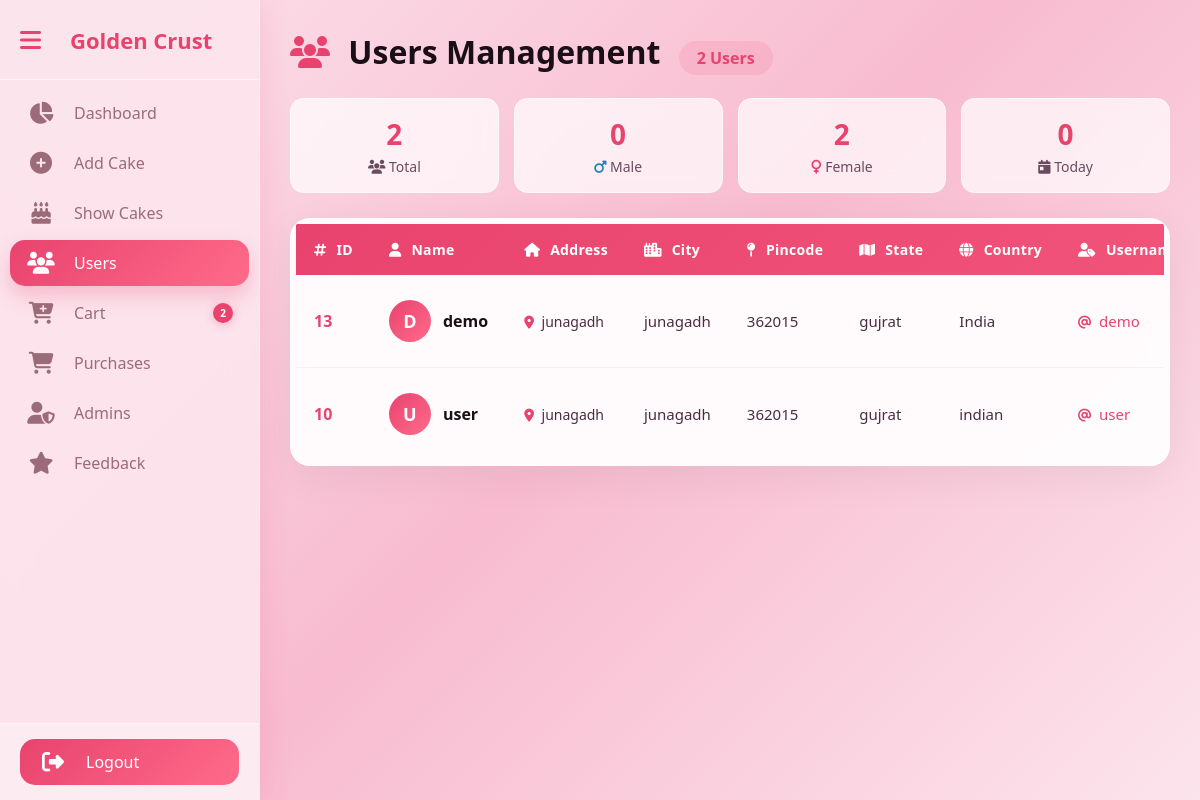
The page /admin/users.php (signed in) on the database as committed earlier.
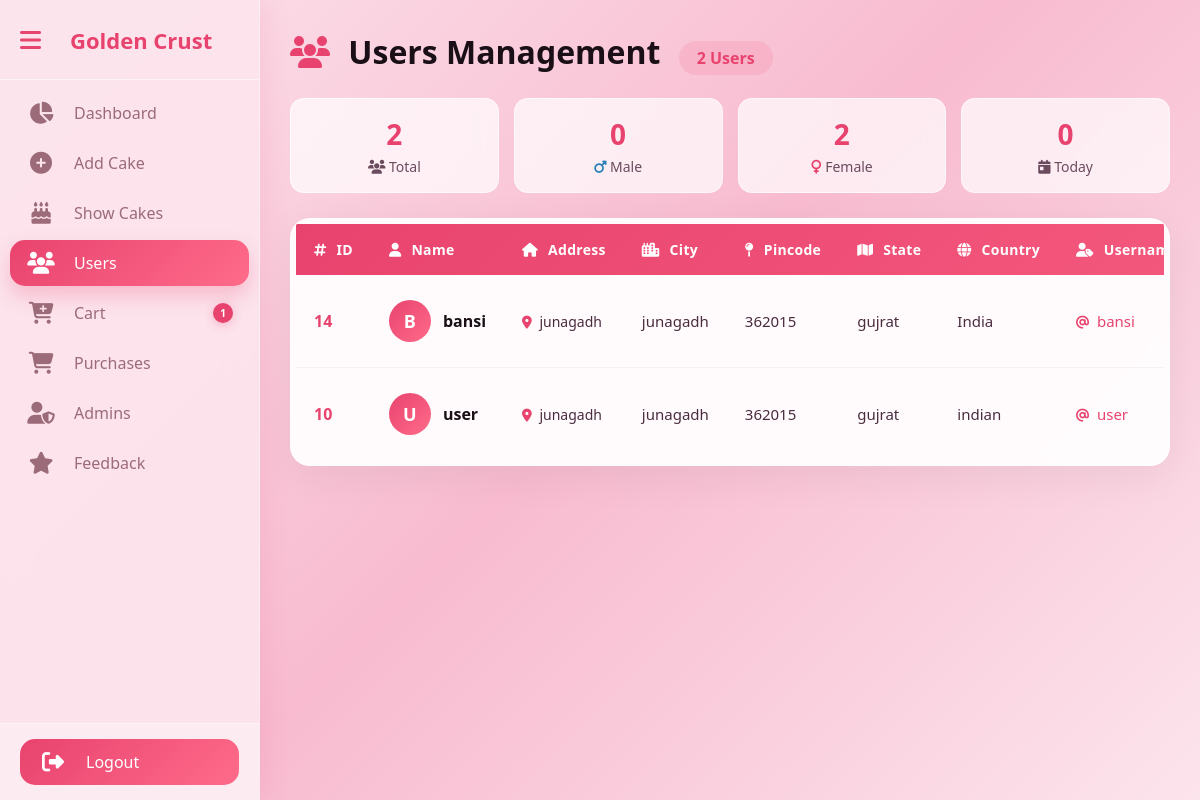
The same page on the database as committed later.
### tables this page shows
CREATE TABLE `users` (
  `id` int(11) NOT NULL,
  `name` varchar(100) NOT NULL,
  `address` text DEFAULT NULL,
  `city` varchar(100) DEFAULT NULL,
  `pincode` varchar(10) DEFAULT NULL,
  `state` varchar(100) DEFAULT NULL,
  `country` varchar(100) DEFAULT NULL,
  `username` varchar(100) DEFAULT NULL,
  `email` varchar(100) NOT NULL,
  `dob` date DEFAULT NULL,
  `password` varchar(100) NOT NULL,
  `gender` enum('Male','Female','Other') DEFAULT NULL,
  `mobileno` varchar(15) DEFAULT NULL,
  `created_at` timestamp NOT NULL DEFAULT current_timestamp(),
  `phone` varchar(20) DEFAULT NULL
);

### admin/users.php (the view, shortened to what the changed rows need)
<?php
$conn = mysqli_connect("localhost","root","","golden_crust");
$result = mysqli_query($conn,"SELECT * FROM users ORDER BY id DESC");
$total_users = mysqli_num_rows($result);
?>
<!DOCTYPE html>
<html>
<head>
    <link rel="stylesheet" href="https://cdnjs.cloudflare.com/ajax/libs/font-awesome/6.4.0/css/all.min.css">
</head>
<body>
<?php include "includes/sidebar.php"; ?>
<div class="main" id="main">
    <div class="table-wrapper">
        <div class="table-scroll">
            <table>
                <thead>
                    <tr>
                        <th><i class="fas fa-hashtag"></i> ID</th>
                        <th><i class="fas fa-user"></i> Name</th>
                        <th><i class="fas fa-home"></i> Address</th>
                        <th><i class="fas fa-city"></i> City</th>
                        <th><i class="fas fa-map-pin"></i> Pincode</th>
                        <th><i class="fas fa-map"></i> State</th>
                        <th><i class="fas fa-globe"></i> Country</th>
                        <th><i class="fas fa-user-tag"></i> Username</th>
                    </tr>
                </thead>
                <tbody>
                    <?php if($total_users > 0): ?>
                        <?php while($row = mysqli_fetch_assoc($result)): ?>
                        <tr>
                            <td class="id-cell"><?php echo $row['id']; ?></td>
                            <td>
                                <div class="user-cell">
                                    <div class="user-avatar">
                                        <?php echo strtoupper(substr($row['name'], 0, 1)); ?>
                                    </div>
                                    <span class="user-name"><?php echo htmlspecialchars($row['name']); ?></span>
                                </div>
                            </td>
                            <td>
                                <?php if(!empty($row['address'])): ?>
                                    <span class="address-text" title="<?php echo htmlspecialchars($row['address']); ?>">
                                        <i class="fas fa-map-marker-alt"></i>
                                        <?php echo htmlspecialchars(substr($row['address'], 0, 30)); ?>
                                    </span>
                                <?php else: ?>
                                    <span style="color: #b395a5; font-size: 14px;">—</span>
                                <?php endif; ?>
                            </td>
                            <td>
                                <?php if(!empty($row['city'])): ?>
                                    <span class="city-text"><?php echo htmlspecialchars($row['city']); ?></span>
                                <?php else: ?>
                                    <span style="color: #b395a5; font-size: 14px;">—</span>
                                <?php endif; ?>
                            </td>
                            <td>
                                <?php if(!empty($row['pincode'])): ?>
                                    <span class="pincode-text"><?php echo htmlspecialchars($row['pincode']); ?></span>
                                <?php else: ?>
                                    <span style="color: #b395a5; font-size: 14px;">—</span>
                                <?php endif; ?>
                            </td>
                            <td>
                                <?php if(!empty($row['state'])): ?>
                                    <span class="state-text"><?php echo htmlspecialchars($row['state']); ?></span>
                                <?php else: ?>
                                    <span style="color: #b395a5; font-size: 14px;">—</span>
                                <?php endif; ?>
                            </td>
                            <td>
                                <?php if(!empty($row['country'])): ?>
                                    <span class="country-text"><?php echo htmlspecialchars($row['country']); ?></span>
                                <?php else: ?>
                                    <span style="color: #b395a5; font-size: 14px;">—</span>
                                <?php endif; ?>
                            </td>
                            <td>
                                <?php if(!empty($row['username'])): ?>
                                    <span class="username-text">
                                        <i class="fas fa-at"></i> <?php echo htmlspecialchars($row['username']); ?>
                                    </span>
                                <?php else: ?>
                                    <span style="color: #b395a5; font-size: 14px;">—</span>
                                <?php endif; ?>
                            </td>
                        </tr>
                        <?php endwhile; ?>
                    <?php endif; ?>
                </tbody>
            </table>
        </div>
    </div>
</div>
</body>
</html>

### admin/includes/sidebar.php (shortened to what the changed rows need)
<?php
$currentPage = basename($_SERVER['PHP_SELF']);
$conn = mysqli_connect("localhost","root","","golden_crust");
$cart_count_query = mysqli_query($conn, "SELECT COUNT(*) AS total FROM cart");
$cart_total = mysqli_fetch_assoc($cart_count_query);
$cart_count = $cart_total['total'] ?? 0;
?>
<link rel="stylesheet" href="https://cdnjs.cloudflare.com/ajax/libs/font-awesome/6.5.1/css/all.min.css">
<div class="sidebar" id="sidebar">
    <div class="top-section">
        <h2 class="logo-text">Golden Crust</h2>
    </div>
    <ul>
        <li>
            <a href="admin_cart.php" class="<?= ($currentPage=='admin_cart.php') ? 'active' : '' ?>">
                <i class="fas fa-cart-plus icon"></i>
                <span class="text">Cart</span>
                <?php if($cart_count > 0): ?>
                    <span class="badge"><?php echo $cart_count; ?></span>
                <?php endif; ?>
            </a>
        </li>
    </ul>
</div>

Rows that differ between the two databases and show on the page:
removed users: id "13", name "D", name "demo", address "junagadh", city "junagadh", pincode "362015", state "gujrat", country "India", username "demo"
added users: id "14", name "B", name "bansi", address "junagadh", city "junagadh", pincode "362015", state "gujrat", country "India", username "bansi"
Other text that changed with them:
$cart_count: "2" → "1"
